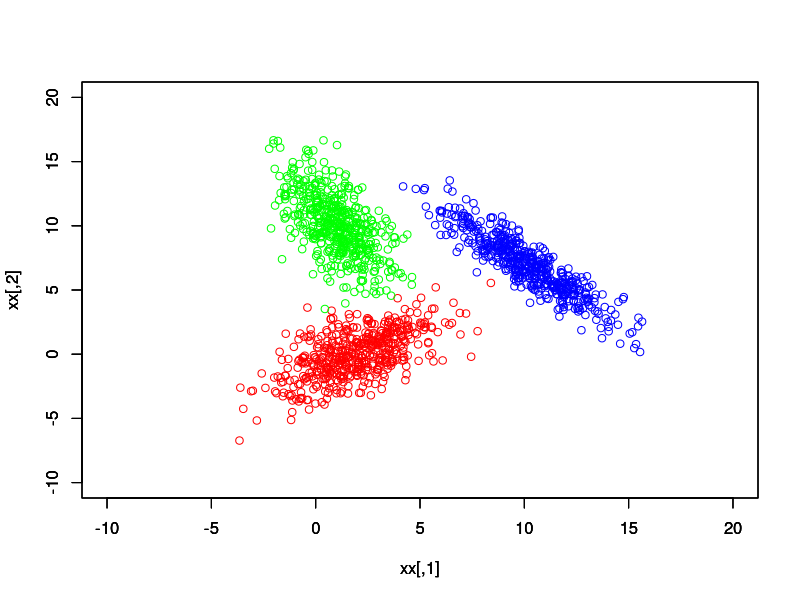

The R script that drew this image: (Note: this script raises an error after producing the figure.)
rm(list=ls())

# let us generate data
labelsNr<-3
labelsJ<-1:1:labelsNr
labelsI<-1:1:500

sigma1<-matrix(c(4,2,2,3),ncol=2)
sigma2<-matrix(c(2,-2,-2,6),ncol=2)
sigma3<-matrix(c(4,-4,-4,5),ncol=2)
mean1=c(2,0)
mean2=c(1,10)
mean3=c(10,7)
#Sigmas=data.frame(sigma1,sigma2,sigma3)
Sigmas=list(sigma1,sigma2,sigma3)
Means=list(mean1,mean2,mean3)
x<-matrix(,1500,3)
library(mvtnorm)



for (j in seq(along=labelsJ)){
  sigma=Sigmas[[j]]
  mean=Means[[j]]
  xx <- rmvnorm(n=500, mean=mean, sigma=sigma)
  a<-switch(j,"red","green","blue");
  plot(xx,col=a,type="p",xlim=c(-10,20),ylim=c(-10,20))
  par(new=TRUE)
  for (i in seq(along=labelsI)){
   x[(j-1)*500+i,1:2]=xx[i,]
   x[(j-1)*500+i,3]=j
  }
} 
save(x,file="/home/aivo/kool/R/kNN_data1.RData")



